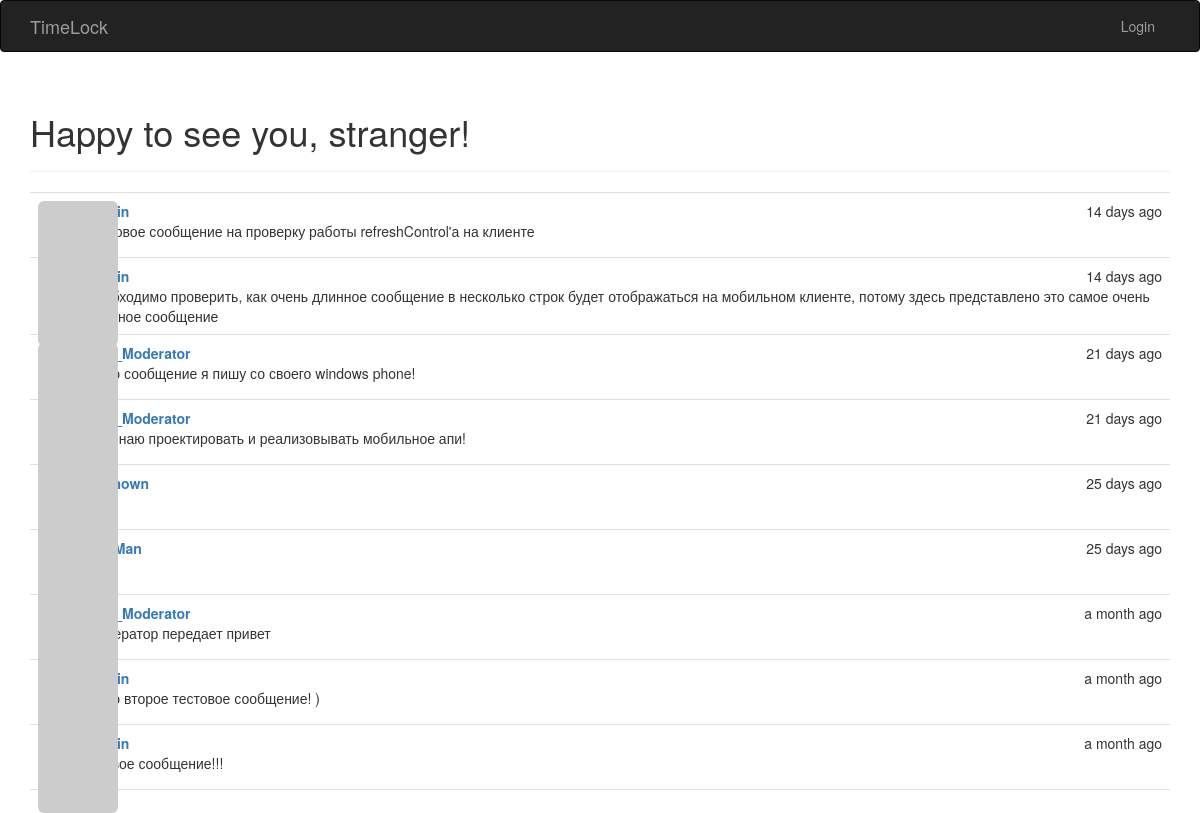
The page / on the database its author committed.
### app/model.py (models this page shows, shortened)
class Post(db.Model):
    __tablename__ = 'posts'
    id = db.Column(db.Integer, primary_key = True)
    body = db.Column(db.Text)
    timestamp = db.Column(db.DateTime, index = True, default = datetime.now)
    author_id = db.Column(db.Integer, db.ForeignKey('users.id'))

class User(UserMixin, db.Model):
    __tablename__ = 'users'
    id = db.Column(db.Integer, primary_key = True)
    email = db.Column(db.String(64), unique = True, index = True)
    username = db.Column(db.String(64), unique = True, index = True)
    password_hash = db.Column(db.String(128))
    confirmed = db.Column(db.Boolean, default = False)
    nfc_label = db.Column(db.String(64), unique = True, index = True)
    first_name = db.Column(db.String(64))
    middle_name = db.Column(db.String(64))
    last_name = db.Column(db.String(64))
    member_since = db.Column(db.DateTime(), default = datetime.utcnow)
    last_seen = db.Column(db.DateTime(), default = datetime.utcnow)
    avatar_hash = db.Column(db.String(32))
    rate = db.Column(db.Integer, default = 40)
    role_id = db.Column(db.Integer, db.ForeignKey('roles.id'))
    company_id = db.Column(db.Integer, db.ForeignKey('companies.id'))
    checkins = db.relationship('Checkin', backref = 'user', lazy = 'dynamic')
    timeCaches = db.relationship('TimeCache', backref = 'user', lazy = 'dynamic')
    posts = db.relationship('Post', backref = 'author', lazy = 'dynamic')
    notes = db.relationship('Note', backref = 'author', lazy = 'dynamic')
    @property
    def password(self):
        raise AttributeError('password is not a readable attribute')
    def gravatar(self, size = 100, default = 'retro', rating ='g'):
        if request.is_secure:
            url = 'https://secure.gravatar.com/avatar'
        else:
            url = 'http://www.gravatar.com/avatar'
        hash = self.avatar_hash or hashlib.md5(self.email.encode('utf-8')).hexdigest()
        return '{url}/{hash}?s={size}&d={default}&r={rating}'.format(url = url, hash = hash, size = size, default = default, rating = rating)

### app/main/views.py (the view)
@main.route('/', methods = ['GET', 'POST'])
def index():
	form = PostForm()
	if current_user.can(Permission.WRITE_ARTICLES) and form.validate_on_submit():
		post = Post(body = form.body.data, author = current_user._get_current_object())
		db.session.add(post)
		return redirect(url_for('main.index'))
	posts = Post.query.order_by(Post.timestamp.desc()).all()
	return render_template('index.html', form = form, posts = posts)

### app/auth/views.py (called while the page is built)
@auth.before_app_request
def before_request():
    if current_user.is_authenticated:
        current_user.ping()

### app/checkin/__init__.py (called while the page is built)
@checkin.app_context_processor
def inject_permissions():
    return dict(Permission = Permission)

### app/main/__init__.py (called while the page is built)
@main.app_context_processor
def inject_permissions():
    return dict(Permission = Permission)

### app/model.py (called while the page is built)
    def can(self, permissions):
        return False

### app/timelock_utils.py (called while the page is built, shortened)
def render_template(tmpl_name, **kwargs):
	checkin = get_last_checkin_in_current_day()
	current_work_time = None
	if checkin is not None:
		hours = checkin.time.hour
		minutes = checkin.time.minute
		current_work_time = hours * 60 + minutes
	return flask.render_template(tmpl_name, current_work_time = current_work_time, **kwargs)

def get_last_checkin_in_current_day():
	today = datetime.now().date()
	tomorrow = today + timedelta(days = 1)
	if not current_user.is_authenticated:
		return None

### app/templates/index.html (shortened to what this page needs)
{% extends "base.html" %}
{% import "bootstrap/wtf.html" as wtf %}
{% block page_content %}
	<div class="page-header">
	    {% if current_user.is_authenticated %}
	    <h1>Hello, {{ current_user.username }}, role = {{ current_user.role.name }}, company = {{ current_user.company.company_name }}!</h1>
	    {% else %}
	    <h1>Happy to see you, stranger!</h1>
	    {% endif %}
	</div>
	<ul class="posts">
		{% for post in posts %}
		<li class="post">
			<div class="profile-thumbnail">
				<a href="{{ url_for('main.user', user_id = post.author.id) }}">
					<img class="img-rounded profile-thumbnail" src="{{ post.author.gravatar(size=40) }}">
				</a>
			</div>
			<div class="post-content">
				<div class="post-date">{{ moment(post.timestamp).fromNow() }}</div>
				<div class="post-author">
					<a href="{{ url_for('main.user', user_id = post.author.id) }}">
						{{ post.author.username }}
					</a>
				</div>
				<div class="post-body">{{ post.body }}</div>
			</div>
		</li>
		{% endfor %}
	</ul>
{% endblock %}

### app/templates/base.html (shortened to what this page needs)
{% extends "bootstrap/base.html" %}
{% block head %}
{{ super() }}
<link rel="stylesheet" type="text/css" href="{{ url_for('static', filename='styles.css') }}">
<link rel="stylesheet" type="text/css" href="{{ url_for('static', filename='styles_checkin.css') }}">
<link rel="stylesheet" type="text/css" href="{{ url_for('static', filename='styles_play_button.css') }}">
{% endblock %}
{% block navbar %}
<div class="navbar navbar-inverse" role="navigation">
	<div class="container">
		<div class="navbar-header">
			<a class="navbar-brand" href="/">TimeLock</a>
		</div>
		<div class="navbar-collapse collapse">
			<ul class="nav navbar-nav navbar-right">
				{% if current_user.is_authenticated %}
					<li><a href="/"> </a></li>
					<li class="dropdown">
	                    <a href="#" class="dropdown-toggle" data-toggle="dropdown">Профиль <b class="caret"></b>
	                    </a>
	                    <ul class="dropdown-menu">
	                        <li><a href="{{ url_for('main.user', user_id=current_user.id) }}">Просмотреть свой профиль</a></li>
	                        <li><a href="{{ url_for('main.edit_profile') }}">Изменить данные о себе</a></li>
	                    </ul>
                	</li>
	    			<li class="dropdown">
	                    <a href="#" class="dropdown-toggle" data-toggle="dropdown">
	                    	<img src="{{ current_user.gravatar(size=18) }}">
	                    	{{ current_user.username }} <b class="caret"></b>
	                    </a>
	                    <ul class="dropdown-menu">
	                        <li><a href="{{ url_for('auth.change_password') }}">Изменить пароль</a></li>
	                        <li><a href="{{ url_for('auth.logout') }}">Log Out</a></li>
	                    </ul>
                	</li>
	    		{% else %}
	    			<li><a href="{{ url_for('auth.login') }}">Login</a></li>
	    		{% endif %}
			</ul>
		</div>
	</div>
</div>
{% endblock %}
{% block content %}
<div class="container">
	{% block page_content %}{% endblock %}
</div>
{% endblock %}

### app/static/styles.css (style rules this page uses)
.profile-thumbnail { position: absolute; }
ul.posts { list-style-type: none; padding: 0px; margin: 16px 0px 0px 0px; border-top: 1px solid #e0e0e0; }
ul.posts li.post { padding: 8px; border-bottom: 1px solid #e0e0e0; }
div.post-date { float: right; }
div.post-author { font-weight: bold; }
div.post-content { margin-left: 48px; min-height: 48px; }

### rows shown on the page
Post: timestamp "14 days ago", body "Тестовое сообщение на проверку работы refreshControl'а на клиенте"
Post: timestamp "14 days ago", body "Необходимо проверить, как очень длинное сообщение в несколько строк будет отображаться на мобильном клиенте, потому здесь представлено это самое очень длинное сообщение"
Post: timestamp "21 days ago", author.username "Surf_Moderator", body "А это сообщение я пишу со своего windows phone!"
Post: timestamp "21 days ago", author.username "Surf_Moderator", body "Начинаю проектировать и реализовывать мобильное апи!"
Post: timestamp "25 days ago"
Post: timestamp "25 days ago"
Post: timestamp "a month ago", author.username "Surf_Moderator", body "Модератор передает привет"
Post: timestamp "a month ago", body "А это второе тестовое сообщение! )"
Post: timestamp "a month ago", body "Первое сообщение!!!"
